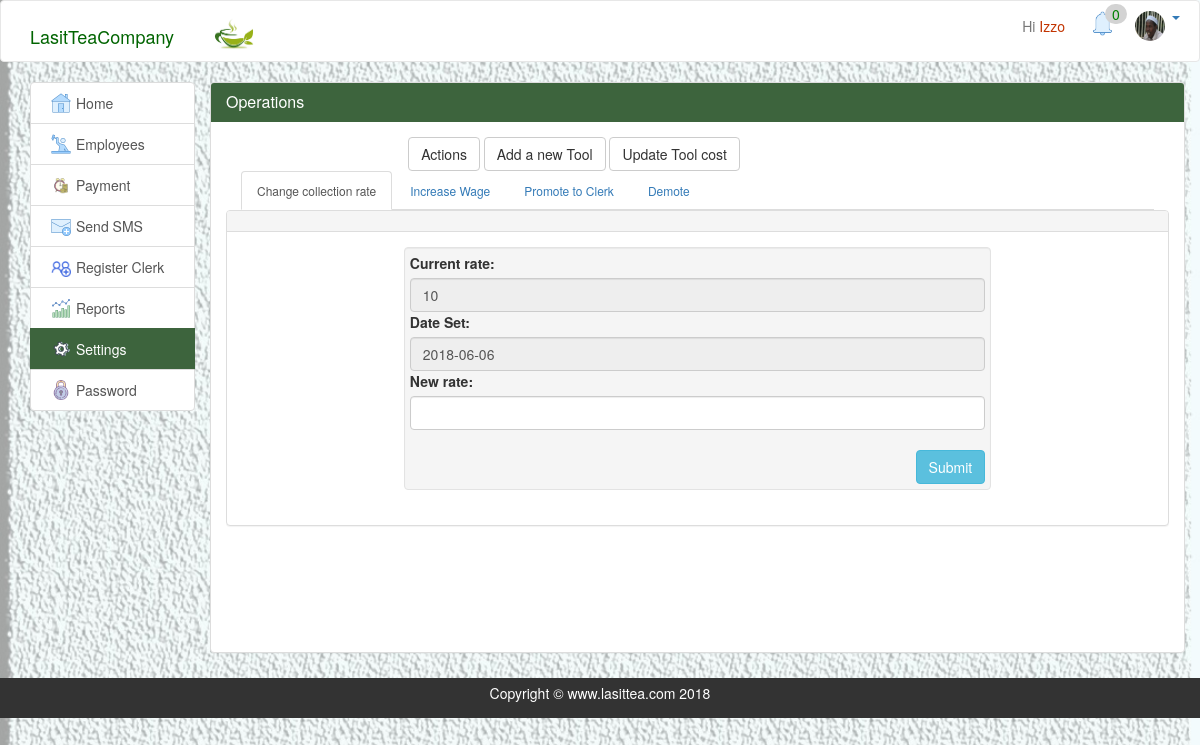
Page /settings.php (signed in) on the earlier database version.
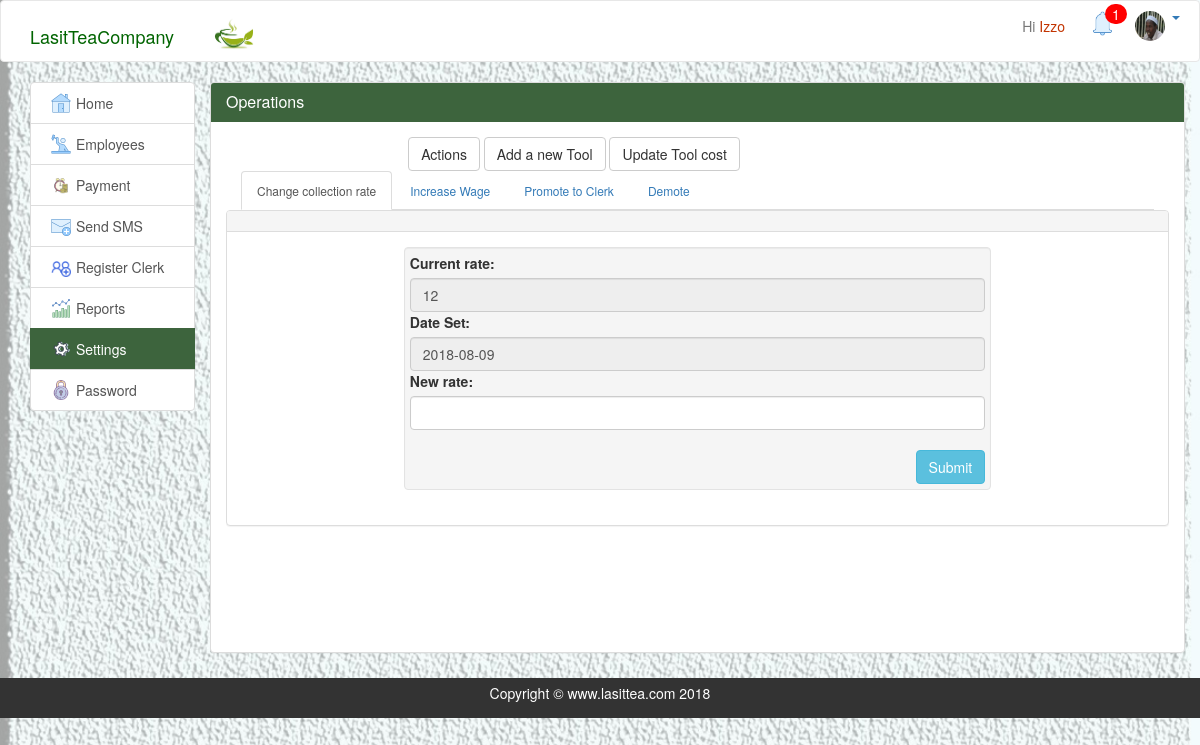
Same page on the later database version.
### tables this page shows
CREATE TABLE `collectionrate` (
  `id` int(20) NOT NULL,
  `rate` float NOT NULL,
  `date` date NOT NULL
);

### php/query.php (called while the page is built, shortened)
<?php
        $staff_id = $_SESSION['staff_id'];
        $notification="SELECT count(*) FROM message WHERE dest_id='$staff_id' AND Msg_read=0 AND subject='FEEDBACK'";
        $mesNo=$con->query($notification);
        ?>

### settings.php (the view, shortened to what the changed rows need)
<?php
include('php/connection.php');
include ('php/query.php');
?>
<!doctype html>
<html lang="en">
<head>
  <?php include 'inc/head.php'; ?>
</head>
<body>
  <?php include 'inc/header.php'; ?>
  <section id="main">
    <div class="container">
     <div class="row">
                  <div class="col-md-10" id="pan">
                    <div class="panel panel-default">
                      <div class="panel-body">
<div id="scrolTable">
                        <?php if ($_SESSION['level'] =='admin') { ?>
               <div class="container col-md-12" id="moreEdit">
                          <ul class="nav nav-tabs">
                            <li class="active"><a data-toggle="tab" href="#inb">Change collection rate</a></li>
                            <li><a data-toggle="tab" href="#unr">Increase Wage</a></li>
                                <li><a data-toggle="tab" href="#sen" >Promote to Clerk</a></li>
                                <li><a data-toggle="tab" href="#comp">Demote</a></li>
                              </ul>
                              <div class="tab-content">
                                <div id="inb" class="tab-pane fade in active">
                                  <div class="row wel">
                                    <div class="panel panel-default">
                                      <div class="panel-heading clearfix">
                                      </div>
                                      <div class="panel-body">
                                        <div class="col-md-12">
                                           <div class="col-md-2"></div>
                                         <div class="col-md-8 well homePan">
                                        <form class="form-group homePan" method="POST" name="colForm">
                                          <?php $rat="SELECT * FROM collectionrate";
                                                 $rate=$con->query($rat);
                                                 $row=$rate->fetch_assoc(); ?>
                                          <label>Current rate:</label>
                                          <input type="" name="" value="<?= $row['rate']; ?>" class="form-control" disabled>
                                          <label>Date Set:</label>
                                          <input type="" name="" value="<?= $row['date']; ?>" class="form-control" disabled>
                                          <label>New rate:</label>
                                          <input type="number" name="rate" class="form-control" maxlength="2" id="rate" required><br>
                                          <button class="btn btn-info pull-right">Submit</button>
                                        </form>
                                      </div>
                                         <div class="col-md-2"></div>
                                        </div>
                                      </div>
                                    </div>
                                  </div>
                                </div>
                            </div>
                          </div>
                       <?php } ?>
</div>
                      </div>
                  </div>
                </div>
              </div>
            </div>
        </section>
      </body>
      </html>

### inc/header.php (shortened to what the changed rows need)
<?php include ('php/query.php');?>
  <nav class="navbar navbar-default">
  <div class="container">
          <ul class="nav navbar-nav navbar-right">
            <?php
            if(isset($_SESSION['username'])){ ?>
            <?php if($_SESSION['level']!=='staff'){?>
            <?php } if($_SESSION['level']=='admin'){?>
          <li><div style="margin: 5px;" id="notify"><a href="notification.php"><img src='img/notification.png' class="img-circle hd">
           <?php
              if ($row = $mesNo->fetch_array()) {
                if($row['count(*)'] > 0){ ?>
                  <span class="notify-badge"><?php echo $row['count(*)']; ?></span>
            <?php } else { ?>
           <span class="badg">  <?php echo "0"; } }?></span>
           </a>
          </div></li>
          <?php } ?>
    <?php } ?>
        </ul>
  </div>
  </nav>

Differences in the rows shown:
changed collectionrate: rate "10" → "12"; date "2018-06-06" → "2018-08-09"
Other differences:
$row['count(*)']: (not shown) → "1"
text no longer shown: "0"
